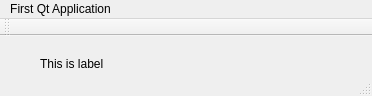
<?xml version="1.0" encoding="UTF-8"?>
<ui version="4.0">
 <class>MainWindow</class>
 <widget class="QMainWindow" name="MainWindow">
  <property name="geometry">
   <rect>
    <x>0</x>
    <y>0</y>
    <width>372</width>
    <height>96</height>
   </rect>
  </property>
  <property name="windowTitle">
   <string>MainWindow</string>
  </property>
  <widget class="QWidget" name="centralWidget">
   <widget class="QLabel" name="label">
    <property name="geometry">
     <rect>
      <x>40</x>
      <y>20</y>
      <width>81</width>
      <height>16</height>
     </rect>
    </property>
    <property name="text">
     <string>This is label</string>
    </property>
   </widget>
  </widget>
  <widget class="QMenuBar" name="menuBar">
   <property name="geometry">
    <rect>
     <x>0</x>
     <y>0</y>
     <width>372</width>
     <height>21</height>
    </rect>
   </property>
   <widget class="QMenu" name="menuFirst_Qt_Application">
    <property name="title">
     <string>First Qt Application</string>
    </property>
    <addaction name="actionExit"/>
   </widget>
   <addaction name="menuFirst_Qt_Application"/>
  </widget>
  <widget class="QToolBar" name="mainToolBar">
   <attribute name="toolBarArea">
    <enum>TopToolBarArea</enum>
   </attribute>
   <attribute name="toolBarBreak">
    <bool>false</bool>
   </attribute>
  </widget>
  <widget class="QStatusBar" name="statusBar"/>
  <action name="actionExit">
   <property name="text">
    <string>Exit</string>
   </property>
  </action>
 </widget>
 <layoutdefault spacing="6" margin="11"/>
 <resources/>
 <connections>
  <connection>
   <sender>actionExit</sender>
   <signal>triggered()</signal>
   <receiver>MainWindow</receiver>
   <slot>close()</slot>
   <hints>
    <hint type="sourcelabel">
     <x>-1</x>
     <y>-1</y>
    </hint>
    <hint type="destinationlabel">
     <x>185</x>
     <y>47</y>
    </hint>
   </hints>
  </connection>
 </connections>
</ui>
